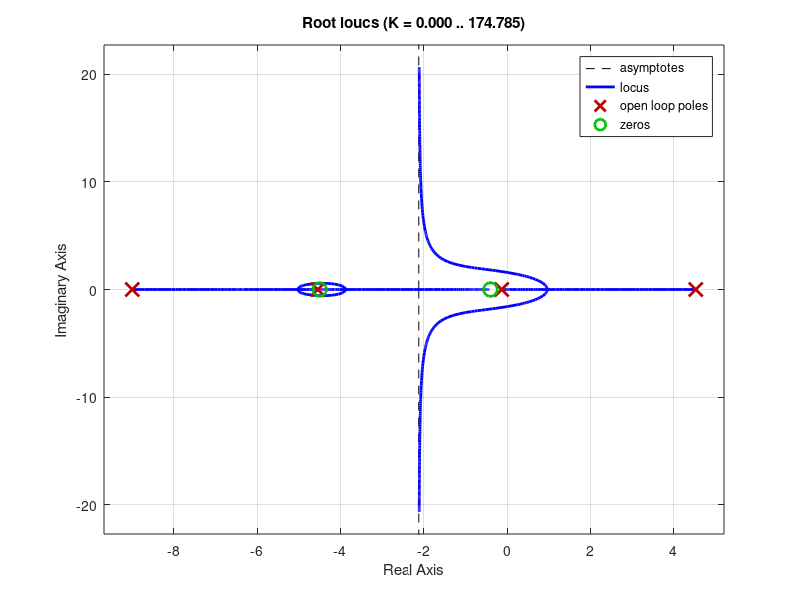

MATLAB code for this plot: (Note: this script raises an error after producing the figure.)
%% Startup functions
clear
close all
clc
%% General setting
plot_font_size   = 18;
plot_line_width  = 2;
plot_x0     = 500;
plot_y0     = 300;
plot_width  = 800;
plot_height = 400;
%% Transfer function variable
s = tf('s');
%% Simulink settings
MaxStep  = 1e-2; % solver max step size
RelTol   = 1e-2; % solver relative tolerance
T_f      = 10;    % final simulation time
%% Inverted pendulum parameters
m_a    = 0.116;  % massa asta mass [kg]
m_b    = 0.05;  % massa posta al termine dell'asta [kg]
m    = m_a + m_b;% approssimo unendo asta e massa piccola [kg]
M    = 0.61;     % massa del carrello [kg]
l    = 0.45;     % lunghezza dell'asta [m]
J_G  = 1/3*m*l^2;% pendulum inertia [kg*m^2]  % 1/3*m*L^2
k    = 0;        % spring stiffness [N/m]
g    = 9.81;     % gravity acceleration [m/s^2]
beta = 0.1;      % damping coefficient [Ns/m]
%% Linearized model
% states: x_1: linear position
%         x_2: angular position
%         x_3: linear speed
%         x_4: angular speed
M_lin = [m*l/2 J_G+m*l^2/4;
         M + m       m*l/2];
A_1   = [0 0 1 0;
         0 0 0 1];
A_2   = (M_lin^-1)*[0 m*g*l/2 0 0;
                   -k  0  -beta 0];
A_lin = [A_1;
         A_2];
B_1   = [0; 0];
B_2   = (M_lin^-1)*[0; 1];
B_lin = [B_1;
         B_2];
C_lin = [0 1 0 0];
D_lin = 0;

LTI_lin = ss(A_lin, B_lin, C_lin, D_lin);
G_lin   = tf(LTI_lin);
disp ('Transfer function of the linearized model:')
zpk(G_lin)
%% Control design
% regulator structure
R    = -(s + 4.5)*(s + 0.4)/s/(s + 9);
figure(1)
rlocus(minreal(R*G_lin))
% gain assignment
R = 18*R;
L = minreal(R*G_lin);
F = minreal(L/(1 + L));
% checking the requirements
mindecay   = 1.5;
mindamping = 0.5;
maxfreq    = 6;
Goals      = TuningGoal.Poles(mindecay, mindamping, maxfreq);
figure(2)
viewGoal(Goals, F);
% state-space realization
R_lti   = ss(R);
A_ctrl  = R_lti.A;
B_ctrl  = R_lti.B;
C_ctrl  = R_lti.C;
D_ctrl  = R_lti.D;
%% Parameters for simulation
% initial conditions
x0        = -5;
theta0    = deg2rad(45);
v0        = 0;
omega0    = 0;
% angular reference
theta_ref = 0;